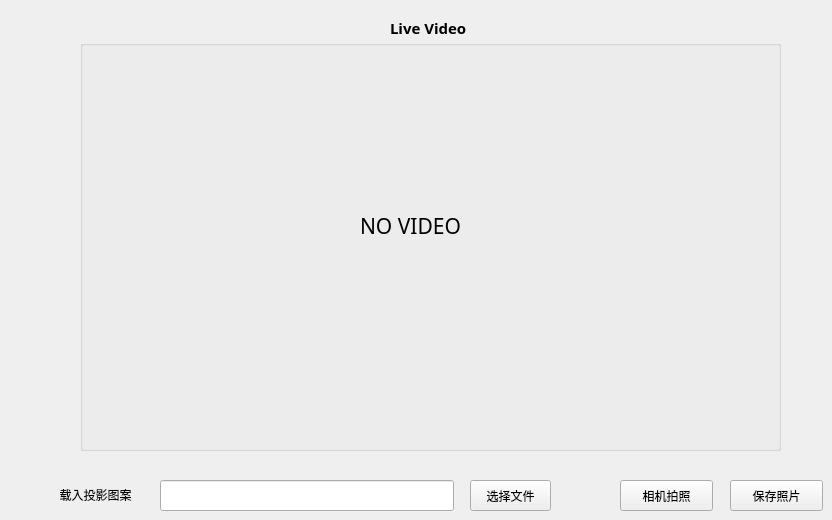
    <widget class="QWidget" name="page_2">
     <widget class="QLabel" name="label_3">
      <property name="geometry">
       <rect>
        <x>390</x>
        <y>20</y>
        <width>81</width>
        <height>16</height>
       </rect>
      </property>
      <property name="font">
       <font>
        <family>Adobe Devanagari</family>
        <pointsize>11</pointsize>
        <weight>75</weight>
        <bold>true</bold>
       </font>
      </property>
      <property name="text">
       <string>Live Video</string>
      </property>
     </widget>
     <widget class="QGroupBox" name="groupBox_6">
      <property name="geometry">
       <rect>
        <x>80</x>
        <y>40</y>
        <width>701</width>
        <height>411</height>
       </rect>
      </property>
      <property name="title">
       <string/>
      </property>
      <widget class="QLabel" name="label_21">
       <property name="geometry">
        <rect>
         <x>280</x>
         <y>170</y>
         <width>121</width>
         <height>31</height>
        </rect>
       </property>
       <property name="font">
        <font>
         <family>Adobe Devanagari</family>
         <pointsize>16</pointsize>
        </font>
       </property>
       <property name="text">
        <string>NO VIDEO</string>
       </property>
      </widget>
     </widget>
     <widget class="QPushButton" name="pushButton_9">
      <property name="geometry">
       <rect>
        <x>620</x>
        <y>480</y>
        <width>93</width>
        <height>31</height>
       </rect>
      </property>
      <property name="font">
       <font>
        <family>黑体</family>
       </font>
      </property>
      <property name="text">
       <string>相机拍照</string>
      </property>
     </widget>
     <widget class="QPushButton" name="pushButton_10">
      <property name="geometry">
       <rect>
        <x>730</x>
        <y>480</y>
        <width>93</width>
        <height>31</height>
       </rect>
      </property>
      <property name="font">
       <font>
        <family>黑体</family>
       </font>
      </property>
      <property name="text">
       <string>保存照片</string>
      </property>
     </widget>
     <widget class="QPushButton" name="pushButton_4">
      <property name="geometry">
       <rect>
        <x>470</x>
        <y>480</y>
        <width>81</width>
        <height>31</height>
       </rect>
      </property>
      <property name="font">
       <font>
        <family>黑体</family>
       </font>
      </property>
      <property name="text">
       <string>选择文件</string>
      </property>
     </widget>
     <widget class="QLineEdit" name="lineEdit">
      <property name="geometry">
       <rect>
        <x>160</x>
        <y>480</y>
        <width>294</width>
        <height>31</height>
       </rect>
      </property>
     </widget>
     <widget class="QLabel" name="label_18">
      <property name="geometry">
       <rect>
        <x>40</x>
        <y>480</y>
        <width>111</width>
        <height>30</height>
       </rect>
      </property>
      <property name="maximumSize">
       <size>
        <width>16777215</width>
        <height>30</height>
       </size>
      </property>
      <property name="font">
       <font>
        <family>黑体</family>
        <pointsize>9</pointsize>
       </font>
      </property>
      <property name="text">
       <string>载入投影图案</string>
      </property>
      <property name="alignment">
       <set>Qt::AlignCenter</set>
      </property>
     </widget>
    </widget>
